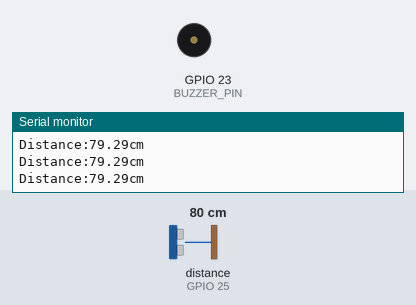
This sketch was run on a simulated ESP32. Parts: buzzer (waves = sounding, pin HIGH), the last lines printed to the serial monitor. Wiring (inferred from the names in the program): ultrasonic range finder: trigger GPIO 26; echo GPIO 25. The inputs (shaded band) are chosen by the test bench; at power-on: distance to the obstacle (sensor on GPIO 25) 80 cm. The echo pulse lasts 58.3 µs per cm; pins used as bus, display or sensor lines are not drawn.

Above: at 1.3 s.
1.4 s: distance to the obstacle (sensor on GPIO 25) set to 12 cm
2.9 s: distance to the obstacle (sensor on GPIO 25) set to 9 cm
At 3.4 s:
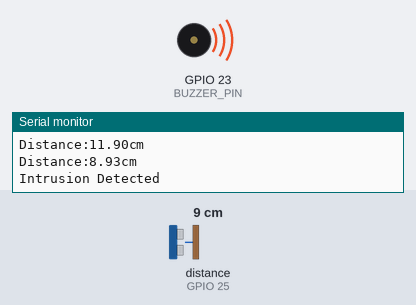
4.5 s: distance to the obstacle (sensor on GPIO 25) set to 18 cm
At 5.7 s:
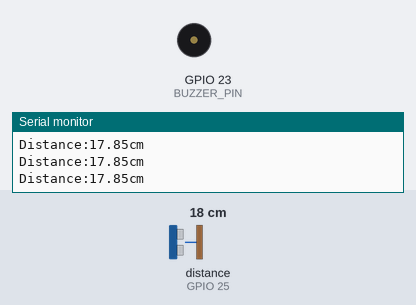
6.0 s: distance to the obstacle (sensor on GPIO 25) set to 2 cm
At 7.2 s:
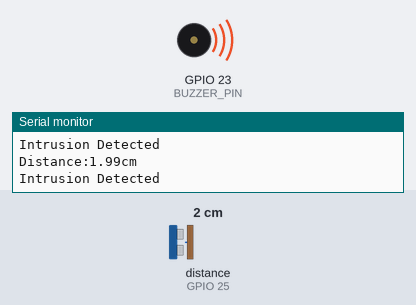
Timing chart, 0 to 8.5 s (numbered marks = the images above; inputs shaded):
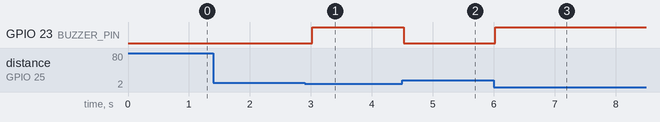

The sketch:

Intrusion_Detection.ino
```cpp
#define TRIG_PIN 26
#define ECHO_PIN 25
#define BUZZER_PIN 23
#define DISTANCE_TRESHOLD 10
void setup()
{
  Serial.begin(115200);
  pinMode(TRIG_PIN, OUTPUT);
  pinMode(ECHO_PIN, INPUT);
  pinMode(BUZZER_PIN, OUTPUT);
  digitalWrite(BUZZER_PIN, LOW);
}
void loop()
{
  float distance=getDistance();
  Serial.print("Distance:");
  Serial.print(distance);
  Serial.println("cm");
  if(distance > 0 && distance < DISTANCE_TRESHOLD)
  {
    Serial.println("Intrusion Detected");
    digitalWrite(BUZZER_PIN, HIGH);
  }
  else
  {
    digitalWrite(BUZZER_PIN, LOW);
  }
delay(500);
}
float getDistance()
{
  digitalWrite(TRIG_PIN,LOW);
  delayMicroseconds(2);
  digitalWrite(TRIG_PIN, HIGH);
  delayMicroseconds(10);
  digitalWrite(TRIG_PIN,LOW);
  long duration=pulseIn(ECHO_PIN, HIGH, 30000);
  if(duration==0)
  {
    return -1;
  }
  float distance = duration * 0.034/2;
  return distance;
}
```

Measured:
- the behaviour switches between 11 and 10 cm on distance to the obstacle (sensor on GPIO 25) (found by bisection; images 0 and 1)
- after the input at 2.9 s, GPIO 23 (BUZZER_PIN): LOW → HIGH after 0.12 s
- after the input at 4.5 s, GPIO 23 (BUZZER_PIN): HIGH → LOW at once
- after the input at 6.0 s, GPIO 23 (BUZZER_PIN): LOW → HIGH at once
